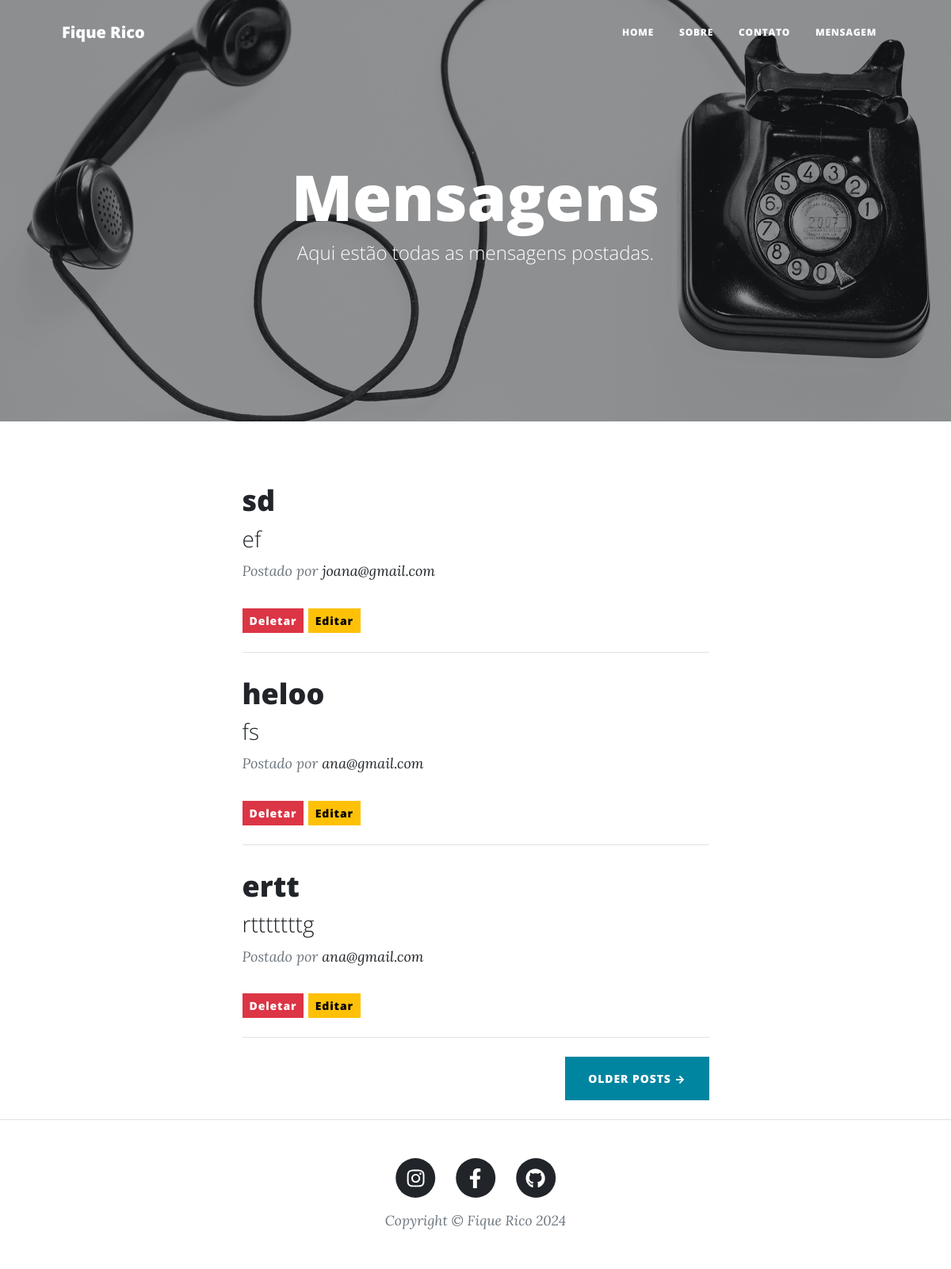
Page /mensagem/ on the committed database.
### blog/models.py (models this page shows, shortened)
class Blog(models.Model):
    nome = models.CharField(max_length=100)
    subnome = models.CharField(max_length=100, blank=True)
    descricao = models.TextField(max_length=2000)
    capa = models.ImageField()
    instagram = models.URLField()
    facebook = models.URLField()
    github = models.URLField()
    autores = models.ManyToManyField(User)

class Mensagem(models.Model):
    nome = models.CharField(max_length=100)
    email = models.EmailField()
    telefone = models.CharField(max_length=12)
    mensagem = models.TextField(max_length=1000)
    cidade = models.CharField(max_length=100, blank=True)
    lida = models.BooleanField(default=False)

### blog/views.py (the view)
# urls.py: path('mensagem/', views.mensagem, name='mensagem'),
def mensagem(request):
    context = {
        "mensagem": Mensagem.objects.all(),
        "blog": Blog.objects.first()
    }
    return render(request, "mensagem.html", context)

### blog/templates/mensagem.html (shortened to what this page needs)
{% extends "base.html" %}
{% load static %}
{% block header %}
<header class="masthead" style="background-image: url('assets/img/contact-bg.jpg')">
    <div class="container position-relative px-4 px-lg-5">
        <div class="row gx-4 gx-lg-5 justify-content-center">
            <div class="col-md-10 col-lg-8 col-xl-7">
                <div class="page-heading">
                    <h1>Mensagens</h1>
                    <span class="subheading">Aqui estão todas as mensagens postadas.</span>
                </div>
            </div>
        </div>
    </div>
</header>
{% endblock header %}
{% block content %}
<div class="container px-4 px-lg-5">
    <div class="row gx-4 gx-lg-5 justify-content-center">
        <div class="col-md-10 col-lg-8 col-xl-7">
            {% for mensagem in mensagem %}
            <div class="post-preview">
                <a href="{% url 'index' %}">
                    <h2 class="post-title">{{ mensagem.nome }}</h2>
                    <h3 class="post-subtitle">{{ mensagem.mensagem }}</h3>
                </a>
                <p class="post-meta">
                    Postado por
                    <a href="#!">{{ mensagem.email }}</a>
                </p>
                <a href="{% url 'deletar_mensagem' mensagem.id %}">
                <button class="btn btn-danger btn-sm">Deletar</button>
                </a>
                <a href="{% url 'editar_mensagem' mensagem.id %}">
                <button class="btn btn-warning btn-sm">Editar</button>
                </a>
            </div>
            <hr class="my-4" />
            {% endfor %}
            <div class="d-flex justify-content-end mb-4"><a class="btn btn-primary text-uppercase" href="#!">Older Posts →</a></div>
        </div>
    </div>
</div>
{% endblock content %}

### blog/templates/base.html (shortened to what this page needs)
{% load static %}
<!DOCTYPE html>
<html lang="pt-br">
    <head>
        <link href="{% static 'css/styles.css' %}" rel="stylesheet" />
    </head>
    <body>
        <nav class="navbar navbar-expand-lg navbar-light" id="mainNav">
            <div class="container px-4 px-lg-5">
                <a class="navbar-brand" href="{% url 'index' %}">{{ blog.nome }}</a>
                <div class="collapse navbar-collapse" id="navbarResponsive">
                    <ul class="navbar-nav ms-auto py-4 py-lg-0">
                        <li class="nav-item"><a class="nav-link px-lg-3 py-3 py-lg-4" href="{% url 'index' %}">Home</a></li>
                        <li class="nav-item"><a class="nav-link px-lg-3 py-3 py-lg-4" href="{% url 'sobre' %}">Sobre</a></li>
                        <li class="nav-item"><a class="nav-link px-lg-3 py-3 py-lg-4" href="{% url 'contato' %}">Contato</a></li>
                        <li class="nav-item"><a class="nav-link px-lg-3 py-3 py-lg-4" href="{% url 'mensagem' %}">Mensagem</a></li>
                    </ul>
                </div>
            </div>
        </nav>
        {% block header %}{% endblock header %}
        {% block  content %}
        {% endblock content %}
        <footer class="border-top">
            <div class="container px-4 px-lg-5">
                <div class="row gx-4 gx-lg-5 justify-content-center">
                    <div class="col-md-10 col-lg-8 col-xl-7">
                        <ul class="list-inline text-center">
                            <li class="list-inline-item">
                                <a href="{{ blog.instagram }}">
                                    <span class="fa-stack fa-lg">
                                        <i class="fas fa-circle fa-stack-2x"></i>
                                        <i class="fab fa-instagram fa-stack-1x fa-inverse"></i>
                                    </span>
                                </a>
                            </li>
                            <li class="list-inline-item">
                                <a href="{{ blog.facebook }}">
                                    <span class="fa-stack fa-lg">
                                        <i class="fas fa-circle fa-stack-2x"></i>
                                        <i class="fab fa-facebook-f fa-stack-1x fa-inverse"></i>
                                    </span>
                                </a>
                            </li>
                            <li class="list-inline-item">
                                <a href="{{ blog.github }}">
                                    <span class="fa-stack fa-lg">
                                        <i class="fas fa-circle fa-stack-2x"></i>
                                        <i class="fab fa-github fa-stack-1x fa-inverse"></i>
                                    </span>
                                </a>
                            </li>
                        </ul>
                        <div class="small text-center text-muted fst-italic">Copyright &copy; {{ blog.nome }} {% now 'Y' %}</div>
                    </div>
                </div>
            </div>
        </footer>
    </body>
</html>

### rows in the picture
Blog: nome "Fique Rico"
Mensagem: nome "sd", mensagem "ef", email "joana@gmail.com"
Mensagem: nome "heloo", mensagem "fs", email "ana@gmail.com"
Mensagem: nome "ertt", mensagem "rtttttttg", email "ana@gmail.com"
